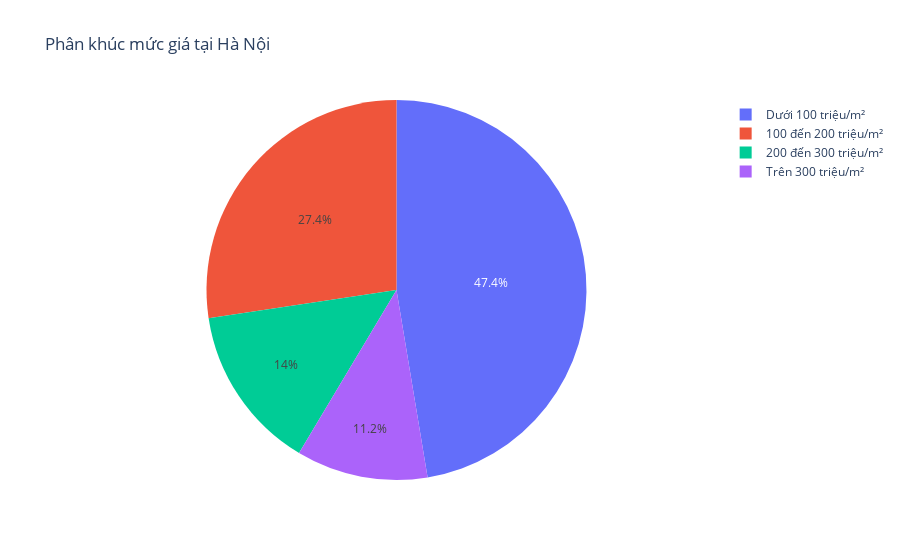

Notebook code for this chart:
### Code cell
import plotly.express as px

data_to_plot = {
    "Phân khúc": ["Dưới 100 triệu/m²", "100 đến 200 triệu/m²", "200 đến 300 triệu/m²", "Trên 300 triệu/m²"],
    "Phần trăm": [num_price1, num_price2, num_price3, num_price4]
}

# Tạo biểu đồ tròn
fig = px.pie(
    data_to_plot, 
    names="Phân khúc", 
    values="Phần trăm", 
    title="Phân khúc mức giá tại " + area_name
)

# Hiển thị biểu đồ
fig.show()

### Figure 1 — Plotly figure (JSON) as saved in the notebook; plotly's stock layout.template omitted (floating-point values rounded to 4 significant figures)
{"data": [{"domain": {"x": [0, 1], "y": [0, 1]}, "hovertemplate": "Phân khúc=%{label}<br>Phần trăm=%{value}<extra></extra>", "labels": ["Dưới 100 triệu/m²", "100 đến 200 triệu/m²", "200 đến 300 triệu/m²", "Trên 300 triệu/m²"], "legendgroup": "", "name": "", "showlegend": true, "type": "pie", "values": [47.16, 27.25, 13.98, 11.14]}], "layout": {"legend": {"tracegroupgap": 0}, "title": {"text": "Phân khúc mức giá tại Hà Nội"}}}
